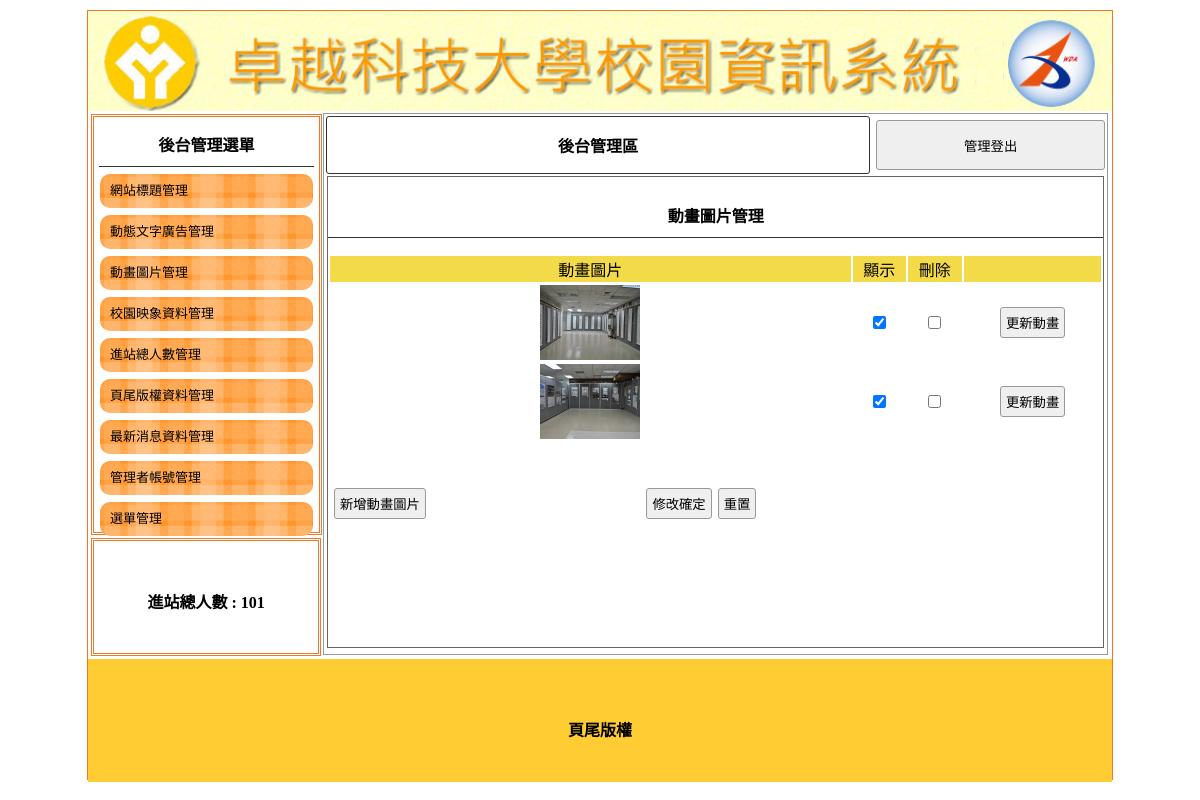
Screenshot of /admin.php?do=mvim (signed in) with the database file from the repository.
### tables this page shows
CREATE TABLE `title` (
  `id` int(10) UNSIGNED NOT NULL,
  `img` text NOT NULL,
  `text` text NOT NULL,
  `sh` int(10) UNSIGNED NOT NULL
);

CREATE TABLE `total` (
  `id` int(10) UNSIGNED NOT NULL,
  `total` int(10) UNSIGNED NOT NULL
);

CREATE TABLE `mvim` (
  `id` int(10) UNSIGNED NOT NULL,
  `img` text NOT NULL,
  `text` text NOT NULL,
  `sh` int(10) UNSIGNED NOT NULL
);

CREATE TABLE `bottom` (
  `id` int(10) UNSIGNED NOT NULL,
  `bottom` text NOT NULL
);

### base.php (called while the page is built, shortened)
<?php
class DB
{
    private $dsn = "mysql:host=localhost;charset=utf8;dbname=web1";
    private $root = "user";
    private $password = "user";
    private $table;
    private $pdo;
    public function __construct($table)
    {
        $this->table = $table;
        $this->pdo = new PDO($this->dsn, $this->root, $this->password);
    }
    public function all(...$arg)
    {
        $sql = "select * from $this->table ";
        return $this->pdo->query($sql)->fetchAll();
    }
    public function find($arg)
    {
        $sql = "select * from $this->table ";
        if (is_array($arg)) {
            foreach ($arg as $key => $value) {
                $tmp[] = sprintf("`%s`='%s'", $key, $value);
            }
            $sql = $sql . " where " . implode(" && ", $tmp);
        } else {
            $sql = $sql . " where `id`='$arg'";
        }
        return $this->pdo->query($sql)->fetch(PDO::FETCH_ASSOC);
    }
}
$Title = new DB('title');
$Total = new DB('total');
$Bottom = new DB('bottom');
$title = $Title->find(['sh' => 1]);
$bottom = $Bottom->find(1);
$total = $Total->find(1);

### admin.php (the view, shortened to what this page needs)
<?php include 'base.php'; ?>
<!DOCTYPE html PUBLIC "-//W3C//DTD XHTML 1.0 Transitional//EN" "http://www.w3.org/TR/xhtml1/DTD/xhtml1-transitional.dtd">
<html xmlns="http://www.w3.org/1999/xhtml">
<head>
	<link href="./css/css.css" rel="stylesheet" type="text/css">
</head>
<body>
	<div id="main">
		<a title="<?= $title['text']; ?>" href="index.php">
			<div class="ti" style="background:url('img/<?= $title['img']; ?>'); background-size:cover;"></div>
		</a>
		<div id="ms">
			<div id="lf" style="float:left;">
				<div id="menuput" class="dbor">
					<span class="t botli">後台管理選單</span>
					<a style="color:#000; font-size:13px; text-decoration:none;" href="?do=title">
						<div class="mainmu"> 網站標題管理 </div>
					</a>
					<a style="color:#000; font-size:13px; text-decoration:none;" href="?do=ad">
						<div class="mainmu"> 動態文字廣告管理 </div>
					</a>
					<a style="color:#000; font-size:13px; text-decoration:none;" href="?do=mvim">
						<div class="mainmu"> 動畫圖片管理 </div>
					</a>
					<a style="color:#000; font-size:13px; text-decoration:none;" href="?do=image">
						<div class="mainmu"> 校園映象資料管理 </div>
					</a>
					<a style="color:#000; font-size:13px; text-decoration:none;" href="?do=total">
						<div class="mainmu"> 進站總人數管理 </div>
					</a>
					<a style="color:#000; font-size:13px; text-decoration:none;" href="?do=bottom">
						<div class="mainmu"> 頁尾版權資料管理 </div>
					</a>
					<a style="color:#000; font-size:13px; text-decoration:none;" href="?do=news">
						<div class="mainmu"> 最新消息資料管理 </div>
					</a>
					<a style="color:#000; font-size:13px; text-decoration:none;" href="?do=admin">
						<div class="mainmu"> 管理者帳號管理 </div>
					</a>
					<a style="color:#000; font-size:13px; text-decoration:none;" href="?do=menu">
						<div class="mainmu"> 選單管理 </div>
					</a>
				</div>
				<div class="dbor" style="margin:3px; width:95%; height:20%; line-height:100px;">
					<span class="t">進站總人數 : <?= $total['total']; ?></span>
				</div>
			</div>
			<div class="di" style="height:540px; border:#999 1px solid; width:76.5%; margin:2px 0px 0px 0px; float:left; position:relative; left:20px;">
				<table width="100%">
					<tbody>
						<tr>
							<td style="width:70%;font-weight:800; border:#333 1px solid; border-radius:3px;" class="cent"><a href="?do=admin" style="color:#000; text-decoration:none;">後台管理區</a>
							</td>
							<td><button onclick="lo('api/logout.php')" style="width:99%; margin-right:2px; height:50px;">管理登出</button></td>
						</tr>
					</tbody>
				</table>
				<?
				if (!empty($_GET['do'])) {
					$do = $_GET['do'];
				} else {
					$do = 'title';
				}
				$file = 'back/' . $do . '.php';
				if (file_exists($file)) {
					include $file;
				} else {
					include 'back/title.php';
				}
				?>
			</div>
		</div>
		<div style="width:1024px; left:0px; position:relative; background:#FC3; margin-top:4px; height:123px; display:block;">
			<span class="t" style="line-height:123px;"> <?= $bottom['bottom']; ?></span>
		</div>
	</div>
</body>
</html>

### back/mvim.php (shortened to what this page needs)
<div style="width:99%; height:87%; margin:auto; overflow:auto; border:#666 1px solid;">
    <p class="t cent botli">動畫圖片管理</p>
    <form method="post" action="api/edit.php">
        <table width="100%">
            <tbody>
                <tr class="yel">
                    <td width="68%">動畫圖片</td>
                    <td width="7%">顯示</td>
                    <td width="7%">刪除</td>
                    <td></td>
                </tr>
                <?php
                $table = $do;
                $db = new DB($table);
                $rows = $db->all();
                foreach ($rows as $row) {
                    $isChk = ($row['sh'] == 1) ? 'checked' : '';
                ?>
                    <tr class='cent'>
                        <td width="68%"><img src='img/<?= $row['img']; ?>' style="width:100px;height:75px"></td>
                        <td width="7%"><input type="checkbox" name="sh[]" value="<?= $row['id']; ?>" <?= $isChk; ?>> </td>
                        <td width="7%"><input type="checkbox" name="del[]" value="<?= $row['id']; ?>"></td>
                        <td><input type="button" value="更新動畫" onclick="op('#cover','#cvr','modal/upload_mvim.php?id=<?= $row['id']; ?>&table=<?= $table; ?>')">
                        </td>
                    </tr>
                <?php
                }
                ?>
            </tbody>
        </table>
        <table style="margin-top:40px; width:70%;">
            <tbody>
                <tr>
                    <td width="200px"><input type="button" onclick="op(&#39;#cover&#39;,&#39;#cvr&#39;,&#39;modal/mvim.php?table=<?= $table; ?>&#39;)" value="新增動畫圖片"></td>
                    <td class="cent"><input type="submit" value="修改確定"><input type="reset" value="重置">
                    </td>
                </tr>
            </tbody>
        </table>
    </form>
</div>

### css/css.css (style rules this page uses)
body { padding: 0px; margin: 0px; }
#main { width: 1024px; height: 768px; margin: 10px auto 10px auto; border: #EE7728 1px solid; position: relative; }
.ti { width: 100%; height: 100px; position: relative; background-size: cover; background-repeat: no-repeat; }
.dbor { border: #EE7728 double 3px; margin: 1px; padding: 2px 10px 2px 10px; }
.t { font-weight: 800; display: block; text-align: center; padding: 10px 1px 10px 1px; }
.botli { border-bottom: #333 1px solid; }
.mainmu { position: relative; border-radius: 10px; background: url(../icon/menu.fw.png) center no-repeat; background-size: cover; line-height: 30px; padding: 2px 10px 2px 10px; margin: 7px 1px 7px 1px; }
#lf { height: 540px; width: 21%; display: inline-block; }
#menuput { width: 100%; height: 75%; position: relative; padding: 5px; display: block; margin: 3px; }
.di { display: inline-block; }
.cent { text-align: center; }
input, button { border: #999 1px solid; border-radius: 3px; background: #EFEFEF; padding: 5px; margin: 3px; }
.yel td { background: #F3DA49; text-align: center; }

### rows the page displays
title: img (picture)
total: total "101"
mvim: img (picture)
mvim: img (picture)
bottom: bottom "頁尾版權"
